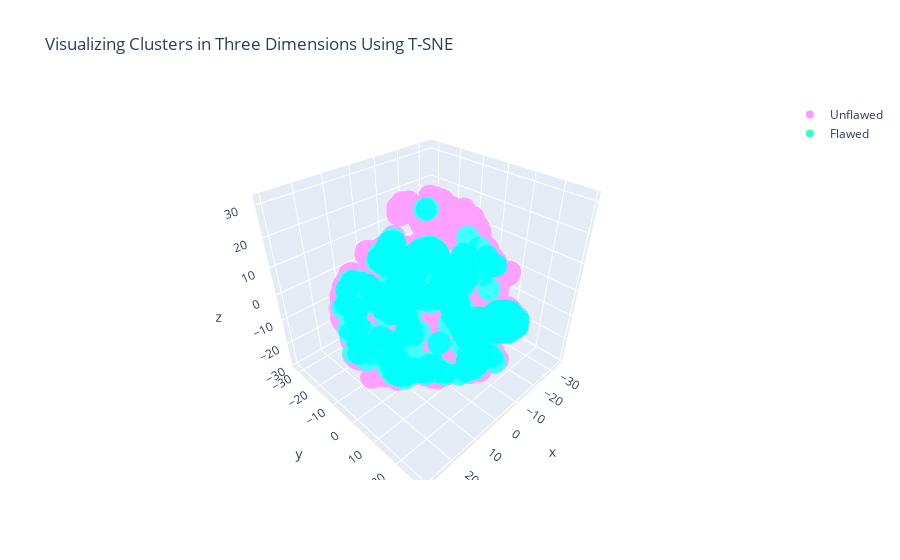

Notebook code for this chart:
### Code cell
data = [trace1, trace2]
title = "Visualizing Clusters in Three Dimensions Using T-SNE"
layout = dict(title = title,
              xaxis= dict(title= 'TC1',ticklen= 5,zeroline= False),
              yaxis= dict(title= 'TC2',ticklen= 5,zeroline= False)
             )
fig = dict(data = data, layout = layout)
iplot(fig)

### Figure 1 — Plotly figure (JSON) as saved in the notebook; plotly's stock layout.template omitted (floating-point values rounded to 4 significant figures; data arrays with more than 128 entries replaced by an {"elided": "..."} marker saying what was removed)
{"data": [{"marker": {"color": "rgba(255, 128, 255, 0.8)"}, "mode": "markers", "name": "Unflawed", "type": "scatter3d", "x": {"elided": "9280 float values"}, "y": {"elided": "9280 float values"}, "z": {"elided": "9280 float values"}}, {"marker": {"color": "rgba(0, 255, 200, 0.8)"}, "mode": "markers", "name": "Flawed", "type": "scatter3d", "x": {"elided": "437 float values"}, "y": {"elided": "437 float values"}, "z": {"elided": "437 float values"}}], "layout": {"title": {"text": "Visualizing Clusters in Three Dimensions Using T-SNE"}, "xaxis": {"ticklen": 5, "title": {"text": "TC1"}, "zeroline": false}, "yaxis": {"ticklen": 5, "title": {"text": "TC2"}, "zeroline": false}}}
